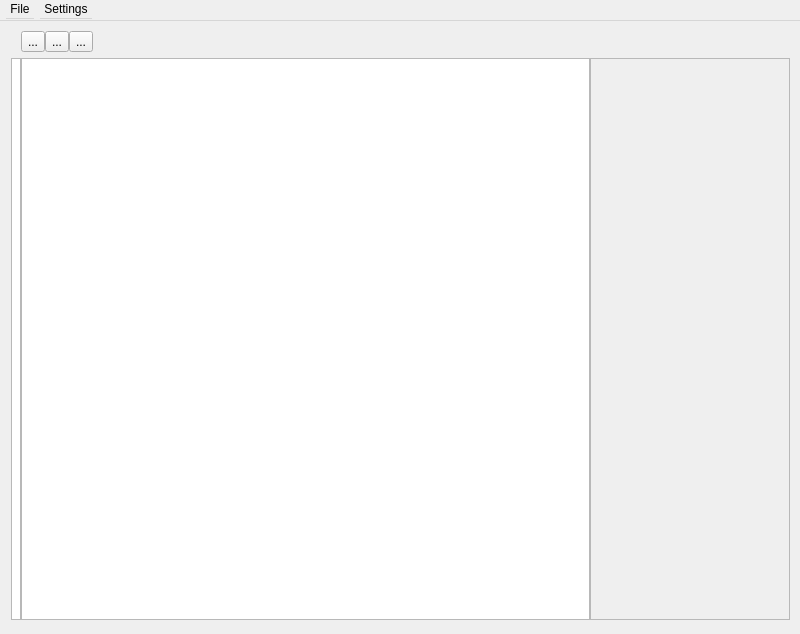
<?xml version="1.0" encoding="UTF-8"?>
<ui version="4.0">
 <class>SlimWindow</class>
 <widget class="SlimWindow" name="SlimWindow">
  <property name="enabled">
   <bool>true</bool>
  </property>
  <property name="geometry">
   <rect>
    <x>0</x>
    <y>0</y>
    <width>800</width>
    <height>634</height>
   </rect>
  </property>
  <property name="windowTitle">
   <string>DP Graffik Scripting Engine</string>
  </property>
  <widget class="QMenuBar" name="menuBar">
   <property name="geometry">
    <rect>
     <x>0</x>
     <y>0</y>
     <width>800</width>
     <height>21</height>
    </rect>
   </property>
   <widget class="QMenu" name="menuFile">
    <property name="title">
     <string>File</string>
    </property>
    <addaction name="actionOpen_Script"/>
    <addaction name="actionSave_Script"/>
    <addaction name="actionSave_Script_As"/>
    <addaction name="actionExit"/>
   </widget>
   <widget class="QMenu" name="menuSettings">
    <property name="title">
     <string>Settings</string>
    </property>
    <addaction name="actionAdd_Network"/>
    <addaction name="actionAdd_Device"/>
   </widget>
   <addaction name="menuFile"/>
   <addaction name="menuSettings"/>
  </widget>
  <widget class="QWidget" name="gridLayoutWidget">
   <property name="geometry">
    <rect>
     <x>0</x>
     <y>20</y>
     <width>801</width>
     <height>611</height>
    </rect>
   </property>
   <layout class="QGridLayout" name="gridLayout">
    <property name="horizontalSpacing">
     <number>0</number>
    </property>
    <item row="1" column="1" colspan="9">
     <widget class="QTextEdit" name="textEdit"/>
    </item>
    <item row="1" column="10">
     <widget class="QFrame" name="frame">
      <property name="sizePolicy">
       <sizepolicy hsizetype="Fixed" vsizetype="Expanding">
        <horstretch>0</horstretch>
        <verstretch>0</verstretch>
       </sizepolicy>
      </property>
      <property name="minimumSize">
       <size>
        <width>200</width>
        <height>0</height>
       </size>
      </property>
      <property name="frameShape">
       <enum>QFrame::StyledPanel</enum>
      </property>
      <property name="frameShadow">
       <enum>QFrame::Raised</enum>
      </property>
     </widget>
    </item>
    <item row="0" column="1">
     <widget class="QToolButton" name="toolButton">
      <property name="text">
       <string>...</string>
      </property>
     </widget>
    </item>
    <item row="0" column="2">
     <widget class="QToolButton" name="toolButton_3">
      <property name="text">
       <string>...</string>
      </property>
     </widget>
    </item>
    <item row="0" column="3">
     <widget class="QToolButton" name="toolButton_2">
      <property name="text">
       <string>...</string>
      </property>
     </widget>
    </item>
    <item row="1" column="0">
     <widget class="QTextEdit" name="textEdit_2">
      <property name="sizePolicy">
       <sizepolicy hsizetype="Fixed" vsizetype="Expanding">
        <horstretch>0</horstretch>
        <verstretch>0</verstretch>
       </sizepolicy>
      </property>
      <property name="minimumSize">
       <size>
        <width>10</width>
        <height>0</height>
       </size>
      </property>
      <property name="maximumSize">
       <size>
        <width>10</width>
        <height>16777215</height>
       </size>
      </property>
      <property name="frameShape">
       <enum>QFrame::StyledPanel</enum>
      </property>
      <property name="frameShadow">
       <enum>QFrame::Plain</enum>
      </property>
      <property name="textInteractionFlags">
       <set>Qt::TextSelectableByMouse</set>
      </property>
     </widget>
    </item>
   </layout>
  </widget>
  <action name="actionOpen_Script">
   <property name="text">
    <string>Open Script</string>
   </property>
  </action>
  <action name="actionSave_Script">
   <property name="text">
    <string>Save Script</string>
   </property>
  </action>
  <action name="actionSave_Script_As">
   <property name="text">
    <string>Save Script As...</string>
   </property>
  </action>
  <action name="actionExit">
   <property name="text">
    <string>Exit</string>
   </property>
  </action>
  <action name="actionAdd_Network">
   <property name="text">
    <string>Add Network</string>
   </property>
  </action>
  <action name="actionAdd_Device">
   <property name="text">
    <string>Add Device</string>
   </property>
  </action>
 </widget>
 <layoutdefault spacing="6" margin="11"/>
 <customwidgets>
  <customwidget>
   <class>SlimWindow</class>
   <extends>QWidget</extends>
   <header>slimwindow.h</header>
   <container>1</container>
  </customwidget>
 </customwidgets>
 <resources/>
 <connections>
  <connection>
   <sender>actionExit</sender>
   <signal>triggered()</signal>
   <receiver>SlimWindow</receiver>
   <slot>close()</slot>
   <hints>
    <hint type="sourcelabel">
     <x>-1</x>
     <y>-1</y>
    </hint>
    <hint type="destinationlabel">
     <x>399</x>
     <y>299</y>
    </hint>
   </hints>
  </connection>
  <connection>
   <sender>actionOpen_Script</sender>
   <signal>triggered()</signal>
   <receiver>SlimWindow</receiver>
   <slot>onFileOpen()</slot>
   <hints>
    <hint type="sourcelabel">
     <x>-1</x>
     <y>-1</y>
    </hint>
    <hint type="destinationlabel">
     <x>399</x>
     <y>299</y>
    </hint>
   </hints>
  </connection>
 </connections>
 <slots>
  <signal>updateMotorDisp(int)</signal>
  <signal>updateMotorDir(QString)</signal>
  <slot>onSlide(int)</slot>
  <slot>onCmdEntry()</slot>
  <slot>onFileOpen()</slot>
  <slot>onDialActivate()</slot>
 </slots>
</ui>
